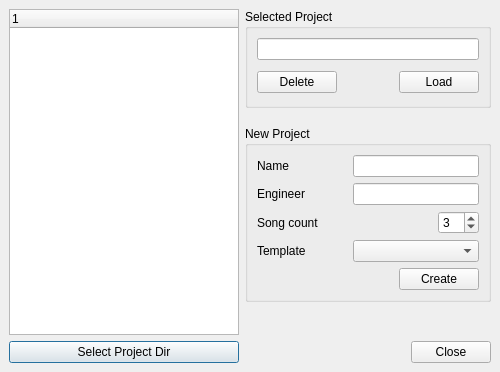
<ui version="4.0" >
 <class>ProjectManagerDialog</class>
 <widget class="QDialog" name="ProjectManagerDialog" >
  <property name="geometry" >
   <rect>
    <x>0</x>
    <y>0</y>
    <width>500</width>
    <height>372</height>
   </rect>
  </property>
  <property name="minimumSize" >
   <size>
    <width>500</width>
    <height>350</height>
   </size>
  </property>
  <property name="maximumSize" >
   <size>
    <width>520</width>
    <height>500</height>
   </size>
  </property>
  <property name="windowTitle" >
   <string>Open / Create Project</string>
  </property>
  <layout class="QHBoxLayout" >
   <property name="margin" >
    <number>9</number>
   </property>
   <property name="spacing" >
    <number>6</number>
   </property>
   <item>
    <layout class="QVBoxLayout" >
     <property name="margin" >
      <number>0</number>
     </property>
     <property name="spacing" >
      <number>6</number>
     </property>
     <item>
      <widget class="QTreeWidget" name="projectListView" >
       <property name="sizePolicy" >
        <sizepolicy>
         <hsizetype>7</hsizetype>
         <vsizetype>7</vsizetype>
         <horstretch>2</horstretch>
         <verstretch>2</verstretch>
        </sizepolicy>
       </property>
       <property name="minimumSize" >
        <size>
         <width>230</width>
         <height>0</height>
        </size>
       </property>
      </widget>
     </item>
     <item>
      <layout class="QHBoxLayout" >
       <property name="margin" >
        <number>0</number>
       </property>
       <property name="spacing" >
        <number>6</number>
       </property>
       <item>
        <widget class="QPushButton" name="projectDirSelectButton" >
         <property name="text" >
          <string>Select Project Dir</string>
         </property>
        </widget>
       </item>
      </layout>
     </item>
    </layout>
   </item>
   <item>
    <layout class="QVBoxLayout" >
     <property name="margin" >
      <number>0</number>
     </property>
     <property name="spacing" >
      <number>6</number>
     </property>
     <item>
      <layout class="QVBoxLayout" >
       <property name="margin" >
        <number>0</number>
       </property>
       <property name="spacing" >
        <number>18</number>
       </property>
       <item>
        <widget class="QGroupBox" name="groupBox_2" >
         <property name="minimumSize" >
          <size>
           <width>16</width>
           <height>90</height>
          </size>
         </property>
         <property name="title" >
          <string>Selected Project</string>
         </property>
         <layout class="QVBoxLayout" >
          <property name="margin" >
           <number>9</number>
          </property>
          <property name="spacing" >
           <number>9</number>
          </property>
          <item>
           <widget class="QLineEdit" name="selectedProjectName" >
            <property name="enabled" >
             <bool>true</bool>
            </property>
            <property name="sizePolicy" >
             <sizepolicy>
              <hsizetype>7</hsizetype>
              <vsizetype>0</vsizetype>
              <horstretch>1</horstretch>
              <verstretch>0</verstretch>
             </sizepolicy>
            </property>
            <property name="minimumSize" >
             <size>
              <width>50</width>
              <height>0</height>
             </size>
            </property>
            <property name="mouseTracking" >
             <bool>true</bool>
            </property>
            <property name="readOnly" >
             <bool>false</bool>
            </property>
           </widget>
          </item>
          <item>
           <layout class="QHBoxLayout" >
            <property name="margin" >
             <number>0</number>
            </property>
            <property name="spacing" >
             <number>6</number>
            </property>
            <item>
             <widget class="QPushButton" name="deleteProjectbutton" >
              <property name="text" >
               <string>Delete</string>
              </property>
             </widget>
            </item>
            <item>
             <spacer>
              <property name="orientation" >
               <enum>Qt::Horizontal</enum>
              </property>
              <property name="sizeHint" >
               <size>
                <width>61</width>
                <height>27</height>
               </size>
              </property>
             </spacer>
            </item>
            <item>
             <widget class="QPushButton" name="loadProjectButton" >
              <property name="text" >
               <string>Load</string>
              </property>
             </widget>
            </item>
           </layout>
          </item>
         </layout>
        </widget>
       </item>
       <item>
        <widget class="QGroupBox" name="groupBox" >
         <property name="minimumSize" >
          <size>
           <width>16</width>
           <height>110</height>
          </size>
         </property>
         <property name="title" >
          <string>New Project</string>
         </property>
         <layout class="QVBoxLayout" >
          <property name="margin" >
           <number>9</number>
          </property>
          <property name="spacing" >
           <number>6</number>
          </property>
          <item>
           <layout class="QHBoxLayout" >
            <property name="margin" >
             <number>0</number>
            </property>
            <property name="spacing" >
             <number>6</number>
            </property>
            <item>
             <widget class="QLabel" name="label_2_2" >
              <property name="minimumSize" >
               <size>
                <width>90</width>
                <height>0</height>
               </size>
              </property>
              <property name="text" >
               <string>Name</string>
              </property>
             </widget>
            </item>
            <item>
             <widget class="QLineEdit" name="newProjectName" >
              <property name="sizePolicy" >
               <sizepolicy>
                <hsizetype>7</hsizetype>
                <vsizetype>0</vsizetype>
                <horstretch>2</horstretch>
                <verstretch>0</verstretch>
               </sizepolicy>
              </property>
              <property name="minimumSize" >
               <size>
                <width>100</width>
                <height>0</height>
               </size>
              </property>
             </widget>
            </item>
           </layout>
          </item>
          <item>
           <layout class="QHBoxLayout" >
            <property name="margin" >
             <number>0</number>
            </property>
            <property name="spacing" >
             <number>6</number>
            </property>
            <item>
             <widget class="QLabel" name="label_3_2" >
              <property name="minimumSize" >
               <size>
                <width>90</width>
                <height>0</height>
               </size>
              </property>
              <property name="text" >
               <string>Engineer</string>
              </property>
             </widget>
            </item>
            <item>
             <widget class="QLineEdit" name="newProjectEngineer" >
              <property name="sizePolicy" >
               <sizepolicy>
                <hsizetype>7</hsizetype>
                <vsizetype>5</vsizetype>
                <horstretch>2</horstretch>
                <verstretch>0</verstretch>
               </sizepolicy>
              </property>
             </widget>
            </item>
           </layout>
          </item>
          <item>
           <layout class="QHBoxLayout" >
            <property name="margin" >
             <number>0</number>
            </property>
            <property name="spacing" >
             <number>6</number>
            </property>
            <item>
             <widget class="QLabel" name="label_2_2_2" >
              <property name="text" >
               <string>Song count</string>
              </property>
             </widget>
            </item>
            <item>
             <spacer>
              <property name="orientation" >
               <enum>Qt::Horizontal</enum>
              </property>
              <property name="sizeHint" >
               <size>
                <width>40</width>
                <height>20</height>
               </size>
              </property>
             </spacer>
            </item>
            <item>
             <widget class="QSpinBox" name="songCountSpinBox" >
              <property name="minimum" >
               <number>1</number>
              </property>
              <property name="value" >
               <number>3</number>
              </property>
             </widget>
            </item>
           </layout>
          </item>
          <item>
           <layout class="QHBoxLayout" >
            <property name="margin" >
             <number>0</number>
            </property>
            <property name="spacing" >
             <number>6</number>
            </property>
            <item>
             <widget class="QLabel" name="label_4_2" >
              <property name="minimumSize" >
               <size>
                <width>90</width>
                <height>0</height>
               </size>
              </property>
              <property name="text" >
               <string>Template</string>
              </property>
             </widget>
            </item>
            <item>
             <widget class="QComboBox" name="templateComboBox" >
              <property name="sizePolicy" >
               <sizepolicy>
                <hsizetype>5</hsizetype>
                <vsizetype>0</vsizetype>
                <horstretch>2</horstretch>
                <verstretch>0</verstretch>
               </sizepolicy>
              </property>
             </widget>
            </item>
           </layout>
          </item>
          <item>
           <layout class="QHBoxLayout" >
            <property name="margin" >
             <number>0</number>
            </property>
            <property name="spacing" >
             <number>6</number>
            </property>
            <item>
             <spacer>
              <property name="orientation" >
               <enum>Qt::Horizontal</enum>
              </property>
              <property name="sizeHint" >
               <size>
                <width>40</width>
                <height>20</height>
               </size>
              </property>
             </spacer>
            </item>
            <item>
             <widget class="QPushButton" name="createProjectButton" >
              <property name="sizePolicy" >
               <sizepolicy>
                <hsizetype>5</hsizetype>
                <vsizetype>0</vsizetype>
                <horstretch>0</horstretch>
                <verstretch>0</verstretch>
               </sizepolicy>
              </property>
              <property name="text" >
               <string>Create</string>
              </property>
             </widget>
            </item>
           </layout>
          </item>
         </layout>
        </widget>
       </item>
      </layout>
     </item>
     <item>
      <spacer>
       <property name="orientation" >
        <enum>Qt::Vertical</enum>
       </property>
       <property name="sizeHint" >
        <size>
         <width>273</width>
         <height>16</height>
        </size>
       </property>
      </spacer>
     </item>
     <item>
      <widget class="QDialogButtonBox" name="buttonBox" >
       <property name="orientation" >
        <enum>Qt::Horizontal</enum>
       </property>
       <property name="standardButtons" >
        <set>QDialogButtonBox::Close</set>
       </property>
      </widget>
     </item>
    </layout>
   </item>
  </layout>
 </widget>
 <resources/>
 <connections>
  <connection>
   <sender>projectListView</sender>
   <signal>doubleClicked(QModelIndex)</signal>
   <receiver>loadProjectButton</receiver>
   <slot>animateClick()</slot>
   <hints>
    <hint type="sourcelabel" >
     <x>196</x>
     <y>204</y>
    </hint>
    <hint type="destinationlabel" >
     <x>460</x>
     <y>310</y>
    </hint>
   </hints>
  </connection>
  <connection>
   <sender>newProjectName</sender>
   <signal>returnPressed()</signal>
   <receiver>createProjectButton</receiver>
   <slot>click()</slot>
   <hints>
    <hint type="sourcelabel" >
     <x>215</x>
     <y>444</y>
    </hint>
    <hint type="destinationlabel" >
     <x>427</x>
     <y>503</y>
    </hint>
   </hints>
  </connection>
  <connection>
   <sender>newProjectEngineer</sender>
   <signal>returnPressed()</signal>
   <receiver>createProjectButton</receiver>
   <slot>click()</slot>
   <hints>
    <hint type="sourcelabel" >
     <x>235</x>
     <y>475</y>
    </hint>
    <hint type="destinationlabel" >
     <x>408</x>
     <y>503</y>
    </hint>
   </hints>
  </connection>
  <connection>
   <sender>buttonBox</sender>
   <signal>clicked(QAbstractButton*)</signal>
   <receiver>ProjectManagerDialog</receiver>
   <slot>accept()</slot>
   <hints>
    <hint type="sourcelabel" >
     <x>29</x>
     <y>547</y>
    </hint>
    <hint type="destinationlabel" >
     <x>355</x>
     <y>527</y>
    </hint>
   </hints>
  </connection>
 </connections>
</ui>
